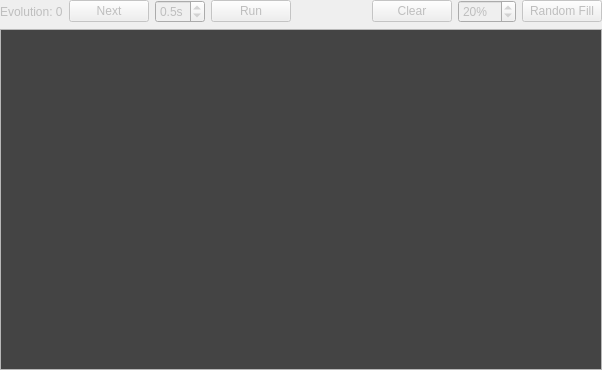
<?xml version="1.0" encoding="UTF-8"?>
<ui version="4.0">
 <class>GameWidget</class>
 <widget class="QWidget" name="GameWidget">
  <property name="enabled">
   <bool>false</bool>
  </property>
  <property name="geometry">
   <rect>
    <x>0</x>
    <y>0</y>
    <width>602</width>
    <height>370</height>
   </rect>
  </property>
  <property name="windowTitle">
   <string>Form</string>
  </property>
  <layout class="QGridLayout" name="gridLayout">
   <property name="leftMargin">
    <number>0</number>
   </property>
   <property name="topMargin">
    <number>0</number>
   </property>
   <property name="rightMargin">
    <number>0</number>
   </property>
   <property name="bottomMargin">
    <number>0</number>
   </property>
   <item row="0" column="0">
    <layout class="QVBoxLayout" name="verticalLayout" stretch="0,0">
     <item>
      <layout class="QHBoxLayout" name="horizontalLayout">
       <item>
        <widget class="QLabel" name="currentEvolutionLabel">
         <property name="text">
          <string>Evolution: 0</string>
         </property>
        </widget>
       </item>
       <item>
        <widget class="QPushButton" name="nextEvolutionButton">
         <property name="text">
          <string>Next</string>
         </property>
        </widget>
       </item>
       <item>
        <widget class="QDoubleSpinBox" name="evolutionIntervalSpin">
         <property name="suffix">
          <string>s</string>
         </property>
         <property name="decimals">
          <number>1</number>
         </property>
         <property name="minimum">
          <double>0.100000000000000</double>
         </property>
         <property name="maximum">
          <double>2.000000000000000</double>
         </property>
         <property name="singleStep">
          <double>0.100000000000000</double>
         </property>
         <property name="value">
          <double>0.500000000000000</double>
         </property>
        </widget>
       </item>
       <item>
        <widget class="QPushButton" name="autoEvolveButton">
         <property name="text">
          <string>Run</string>
         </property>
        </widget>
       </item>
       <item>
        <spacer name="horizontalSpacer">
         <property name="orientation">
          <enum>Qt::Horizontal</enum>
         </property>
         <property name="sizeHint" stdset="0">
          <size>
           <width>40</width>
           <height>20</height>
          </size>
         </property>
        </spacer>
       </item>
       <item>
        <widget class="QPushButton" name="clearButton">
         <property name="text">
          <string>Clear</string>
         </property>
        </widget>
       </item>
       <item>
        <widget class="QSpinBox" name="fillSpin">
         <property name="suffix">
          <string>%</string>
         </property>
         <property name="minimum">
          <number>1</number>
         </property>
         <property name="maximum">
          <number>100</number>
         </property>
         <property name="value">
          <number>20</number>
         </property>
        </widget>
       </item>
       <item>
        <widget class="QPushButton" name="randomFillButton">
         <property name="text">
          <string>Random Fill</string>
         </property>
        </widget>
       </item>
      </layout>
     </item>
     <item>
      <widget class="QScrollArea" name="scrollArea">
       <property name="widgetResizable">
        <bool>true</bool>
       </property>
       <widget class="QWidget" name="scrollAreaWidgetContents">
        <property name="geometry">
         <rect>
          <x>0</x>
          <y>0</y>
          <width>598</width>
          <height>335</height>
         </rect>
        </property>
        <layout class="QGridLayout" name="gridLayout_2">
         <property name="leftMargin">
          <number>0</number>
         </property>
         <property name="topMargin">
          <number>0</number>
         </property>
         <property name="rightMargin">
          <number>0</number>
         </property>
         <property name="bottomMargin">
          <number>0</number>
         </property>
         <item row="0" column="0">
          <layout class="QVBoxLayout" name="verticalLayout_2">
           <item>
            <widget class="GameMap" name="gameMap">
             <property name="styleSheet">
              <string notr="true">background: #444;</string>
             </property>
             <property name="frameShape">
              <enum>QFrame::NoFrame</enum>
             </property>
             <property name="text">
              <string/>
             </property>
            </widget>
           </item>
          </layout>
         </item>
        </layout>
       </widget>
      </widget>
     </item>
    </layout>
   </item>
  </layout>
 </widget>
 <customwidgets>
  <customwidget>
   <class>GameMap</class>
   <extends>QLabel</extends>
   <header>gamemap.h</header>
  </customwidget>
 </customwidgets>
 <resources/>
 <connections/>
</ui>
